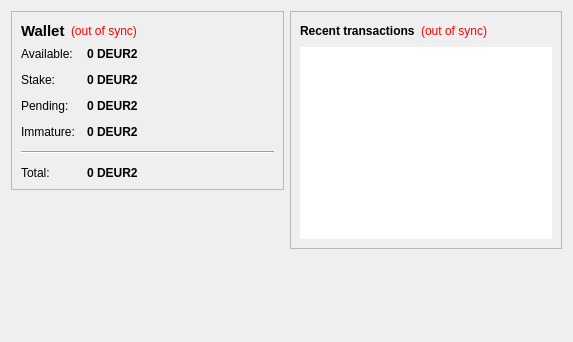
<?xml version="1.0" encoding="UTF-8"?>
<ui version="4.0">
 <class>OverviewPage</class>
 <widget class="QWidget" name="OverviewPage">
  <property name="geometry">
   <rect>
    <x>0</x>
    <y>0</y>
    <width>573</width>
    <height>342</height>
   </rect>
  </property>
  <property name="windowTitle">
   <string>Form</string>
  </property>
  <property name="styleSheet">
   <string notr="true">color: rgb(0, 0, 0);</string>
  </property>
  <layout class="QHBoxLayout" name="horizontalLayout" stretch="1,1">
   <item>
    <layout class="QVBoxLayout" name="verticalLayout_2">
     <item>
      <widget class="QFrame" name="frame">
       <property name="frameShape">
        <enum>QFrame::StyledPanel</enum>
       </property>
       <property name="frameShadow">
        <enum>QFrame::Raised</enum>
       </property>
       <layout class="QVBoxLayout" name="verticalLayout_4">
        <item>
         <layout class="QHBoxLayout" name="horizontalLayout_4">
          <item>
           <widget class="QLabel" name="label_5">
            <property name="font">
             <font>
              <pointsize>11</pointsize>
              <weight>75</weight>
              <bold>true</bold>
             </font>
            </property>
            <property name="text">
             <string>Wallet</string>
            </property>
           </widget>
          </item>
          <item>
           <widget class="QLabel" name="labelWalletStatus">
            <property name="toolTip">
             <string>The displayed information may be out of date. Your wallet automatically synchronizes with the DigiEuro2 network after a connection is established, but this process has not completed yet.</string>
            </property>
            <property name="styleSheet">
             <string notr="true">QLabel { color: red; }</string>
            </property>
            <property name="text">
             <string notr="true">(out of sync)</string>
            </property>
            <property name="alignment">
             <set>Qt::AlignLeading|Qt::AlignLeft|Qt::AlignVCenter</set>
            </property>
           </widget>
          </item>
          <item>
           <spacer name="horizontalSpacer_2">
            <property name="orientation">
             <enum>Qt::Horizontal</enum>
            </property>
            <property name="sizeHint" stdset="0">
             <size>
              <width>40</width>
              <height>20</height>
             </size>
            </property>
           </spacer>
          </item>
         </layout>
        </item>
        <item>
         <layout class="QFormLayout" name="formLayout_2">
          <property name="fieldGrowthPolicy">
           <enum>QFormLayout::AllNonFixedFieldsGrow</enum>
          </property>
          <property name="horizontalSpacing">
           <number>12</number>
          </property>
          <property name="verticalSpacing">
           <number>12</number>
          </property>
          <item row="0" column="0">
           <widget class="QLabel" name="label">
            <property name="text">
             <string>Available:</string>
            </property>
           </widget>
          </item>
          <item row="0" column="1">
           <widget class="QLabel" name="labelBalance">
            <property name="font">
             <font>
              <weight>75</weight>
              <bold>true</bold>
             </font>
            </property>
            <property name="cursor">
             <cursorShape>IBeamCursor</cursorShape>
            </property>
            <property name="toolTip">
             <string>Your current spendable balance</string>
            </property>
            <property name="text">
             <string notr="true">0 DEUR2</string>
            </property>
            <property name="textInteractionFlags">
             <set>Qt::LinksAccessibleByMouse|Qt::TextSelectableByKeyboard|Qt::TextSelectableByMouse</set>
            </property>
           </widget>
          </item>
          <item row="1" column="0">
           <widget class="QLabel" name="label_6">
            <property name="text">
             <string>Stake:</string>
            </property>
           </widget>
          </item>
          <item row="1" column="1">
           <widget class="QLabel" name="labelStake">
            <property name="font">
             <font>
              <weight>75</weight>
              <bold>true</bold>
             </font>
            </property>
            <property name="cursor">
             <cursorShape>IBeamCursor</cursorShape>
            </property>
            <property name="toolTip">
             <string>Total of coins that was staked, and do not yet count toward the current balance</string>
            </property>
            <property name="text">
             <string notr="true">0 DEUR2</string>
            </property>
            <property name="textInteractionFlags">
             <set>Qt::LinksAccessibleByMouse|Qt::TextSelectableByKeyboard|Qt::TextSelectableByMouse</set>
            </property>
           </widget>
          </item>
          <item row="2" column="0">
           <widget class="QLabel" name="label_3">
            <property name="text">
             <string>Pending:</string>
            </property>
           </widget>
          </item>
          <item row="2" column="1">
           <widget class="QLabel" name="labelUnconfirmed">
            <property name="font">
             <font>
              <weight>75</weight>
              <bold>true</bold>
             </font>
            </property>
            <property name="cursor">
             <cursorShape>IBeamCursor</cursorShape>
            </property>
            <property name="toolTip">
             <string>Total of transactions that have yet to be confirmed, and do not yet count toward the current balance</string>
            </property>
            <property name="text">
             <string notr="true">0 DEUR2</string>
            </property>
            <property name="textInteractionFlags">
             <set>Qt::LinksAccessibleByMouse|Qt::TextSelectableByKeyboard|Qt::TextSelectableByMouse</set>
            </property>
           </widget>
          </item>
          <item row="3" column="0">
           <widget class="QLabel" name="labelImmatureText">
            <property name="text">
             <string>Immature:</string>
            </property>
           </widget>
          </item>
          <item row="3" column="1">
           <widget class="QLabel" name="labelImmature">
            <property name="font">
             <font>
              <weight>75</weight>
              <bold>true</bold>
             </font>
            </property>
            <property name="toolTip">
             <string>Mined balance that has not yet matured</string>
            </property>
            <property name="text">
             <string notr="true">0 DEUR2</string>
            </property>
            <property name="textInteractionFlags">
             <set>Qt::LinksAccessibleByMouse|Qt::TextSelectableByKeyboard|Qt::TextSelectableByMouse</set>
            </property>
           </widget>
          </item>
          <item row="4" column="0" colspan="2">
           <widget class="Line" name="line">
            <property name="orientation">
             <enum>Qt::Horizontal</enum>
            </property>
           </widget>
          </item>
          <item row="5" column="0">
           <widget class="QLabel" name="labelTotalText">
            <property name="text">
             <string>Total:</string>
            </property>
           </widget>
          </item>
          <item row="5" column="1">
           <widget class="QLabel" name="labelTotal">
            <property name="font">
             <font>
              <weight>75</weight>
              <bold>true</bold>
             </font>
            </property>
            <property name="cursor">
             <cursorShape>IBeamCursor</cursorShape>
            </property>
            <property name="toolTip">
             <string>Your current total balance</string>
            </property>
            <property name="text">
             <string notr="true">0 DEUR2</string>
            </property>
            <property name="textInteractionFlags">
             <set>Qt::LinksAccessibleByMouse|Qt::TextSelectableByKeyboard|Qt::TextSelectableByMouse</set>
            </property>
           </widget>
          </item>
         </layout>
        </item>
       </layout>
      </widget>
     </item>
     <item>
      <spacer name="verticalSpacer">
       <property name="orientation">
        <enum>Qt::Vertical</enum>
       </property>
       <property name="sizeHint" stdset="0">
        <size>
         <width>20</width>
         <height>40</height>
        </size>
       </property>
      </spacer>
     </item>
    </layout>
   </item>
   <item>
    <layout class="QVBoxLayout" name="verticalLayout_3">
     <item>
      <widget class="QFrame" name="frame_2">
       <property name="frameShape">
        <enum>QFrame::StyledPanel</enum>
       </property>
       <property name="frameShadow">
        <enum>QFrame::Raised</enum>
       </property>
       <layout class="QVBoxLayout" name="verticalLayout">
        <item>
         <layout class="QHBoxLayout" name="horizontalLayout_2">
          <item>
           <widget class="QLabel" name="label_4">
            <property name="text">
             <string>&lt;b&gt;Recent transactions&lt;/b&gt;</string>
            </property>
           </widget>
          </item>
          <item>
           <widget class="QLabel" name="labelTransactionsStatus">
            <property name="toolTip">
             <string>The displayed information may be out of date. Your wallet automatically synchronizes with the DigiEuro2 network after a connection is established, but this process has not completed yet.</string>
            </property>
            <property name="styleSheet">
             <string notr="true">QLabel { color: red; }</string>
            </property>
            <property name="text">
             <string notr="true">(out of sync)</string>
            </property>
            <property name="alignment">
             <set>Qt::AlignRight|Qt::AlignTrailing|Qt::AlignVCenter</set>
            </property>
           </widget>
          </item>
          <item>
           <spacer name="horizontalSpacer">
            <property name="orientation">
             <enum>Qt::Horizontal</enum>
            </property>
            <property name="sizeHint" stdset="0">
             <size>
              <width>40</width>
              <height>20</height>
             </size>
            </property>
           </spacer>
          </item>
         </layout>
        </item>
        <item>
         <widget class="QListView" name="listTransactions">
          <property name="styleSheet">
           <string notr="true">QListView { background: transparent; }
color: rgb(0, 0, 0);</string>
          </property>
          <property name="frameShape">
           <enum>QFrame::NoFrame</enum>
          </property>
          <property name="verticalScrollBarPolicy">
           <enum>Qt::ScrollBarAlwaysOff</enum>
          </property>
          <property name="horizontalScrollBarPolicy">
           <enum>Qt::ScrollBarAlwaysOff</enum>
          </property>
          <property name="selectionMode">
           <enum>QAbstractItemView::NoSelection</enum>
          </property>
         </widget>
        </item>
       </layout>
      </widget>
     </item>
     <item>
      <spacer name="verticalSpacer_2">
       <property name="orientation">
        <enum>Qt::Vertical</enum>
       </property>
       <property name="sizeHint" stdset="0">
        <size>
         <width>20</width>
         <height>40</height>
        </size>
       </property>
      </spacer>
     </item>
    </layout>
   </item>
  </layout>
 </widget>
 <resources/>
 <connections/>
</ui>
